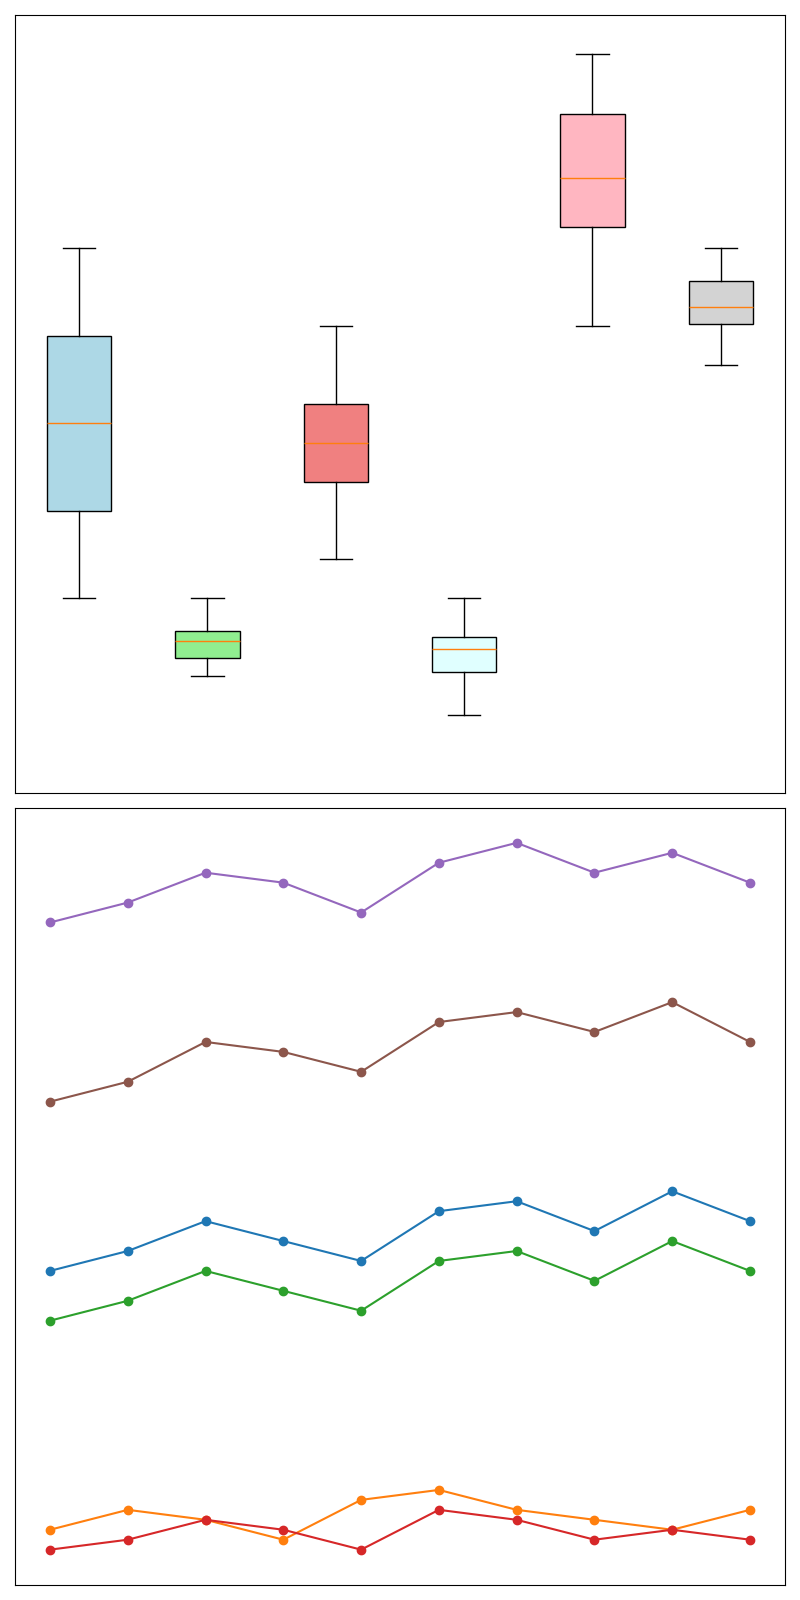

The script that drew this image:
import matplotlib.pyplot as plt
import numpy as np

# Data for box plot
box_data = [
    [25, 30, 45, 60, 40, 55, 70, 50, 65, 35],
    [15, 20, 18, 22, 17, 19, 25, 20, 21, 16],
    [30, 45, 35, 50, 40, 60, 55, 45, 50, 40],
    [10, 15, 20, 25, 15, 18, 22, 20, 19, 17],
    [60, 75, 90, 70, 80, 85, 95, 88, 72, 78],
    [55, 60, 65, 58, 62, 67, 70, 66, 63, 61],
]

days = np.arange(1, 11)
avg_times = {
    "Digital Dreams": [45, 47, 50, 48, 46, 51, 52, 49, 53, 50],
    "Soundscapes": [19, 21, 20, 18, 22, 23, 21, 20, 19, 21],
    "Light Labyrinths": [40, 42, 45, 43, 41, 46, 47, 44, 48, 45],
    "Kinetic Kinetics": [17, 18, 20, 19, 17, 21, 20, 18, 19, 18],
    "Virtual Voyages": [80, 82, 85, 84, 81, 86, 88, 85, 87, 84],
    "Neon Nights": [62, 64, 68, 67, 65, 70, 71, 69, 72, 68],
}

# Create subplots
fig, (ax1, ax2) = plt.subplots(nrows=2, ncols=1, figsize=(8, 16))

# Create vertical box plot
bp = ax1.boxplot(box_data, vert=True, patch_artist=True, notch=False, whis=1.5)
new_colors = ['lightblue', 'lightgreen', 'lightcoral', 'lightcyan', 'lightpink', 'lightgray']
for patch, color in zip(bp['boxes'], new_colors):
    patch.set_facecolor(color)

ax1.set_xticks([])
ax1.set_yticks([])
ax1.grid(True, linestyle='--', alpha=0.7)
ax1.set_ylim(0, 100)

# Create line plot for average times
for zone, times in avg_times.items():
    ax2.plot(days, times, marker='o')

ax2.set_xticks([])
ax2.set_yticks([])
ax2.grid(True, linestyle='--', alpha=0.7)
ax2.legend().set_visible(False)

plt.tight_layout()
plt.show()
